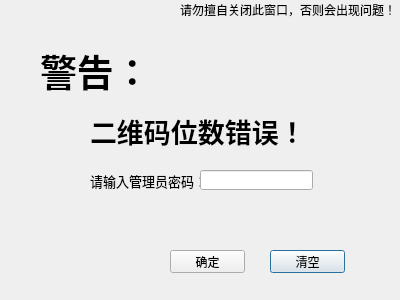
<?xml version="1.0" encoding="UTF-8"?>
<ui version="4.0">
 <class>NumberError</class>
 <widget class="QDialog" name="NumberError">
  <property name="geometry">
   <rect>
    <x>0</x>
    <y>0</y>
    <width>400</width>
    <height>300</height>
   </rect>
  </property>
  <property name="windowTitle">
   <string>二维码位数错误</string>
  </property>
  <property name="windowIcon">
   <iconset resource="icontopleft.qrc">
    <normaloff>:/new/prefix1/images/sqlite.png</normaloff>:/new/prefix1/images/sqlite.png</iconset>
  </property>
  <widget class="QLabel" name="label">
   <property name="geometry">
    <rect>
     <x>90</x>
     <y>100</y>
     <width>231</width>
     <height>61</height>
    </rect>
   </property>
   <property name="font">
    <font>
     <family>Adobe Arabic</family>
     <pointsize>20</pointsize>
     <weight>75</weight>
     <bold>true</bold>
    </font>
   </property>
   <property name="text">
    <string>二维码位数错误！</string>
   </property>
  </widget>
  <widget class="QLabel" name="label_2">
   <property name="geometry">
    <rect>
     <x>40</x>
     <y>40</y>
     <width>101</width>
     <height>61</height>
    </rect>
   </property>
   <property name="font">
    <font>
     <family>Adobe Arabic</family>
     <pointsize>28</pointsize>
     <weight>75</weight>
     <bold>true</bold>
    </font>
   </property>
   <property name="text">
    <string>警告：</string>
   </property>
  </widget>
  <widget class="QLabel" name="label_3">
   <property name="geometry">
    <rect>
     <x>90</x>
     <y>160</y>
     <width>111</width>
     <height>41</height>
    </rect>
   </property>
   <property name="font">
    <font>
     <family>Adobe Arabic</family>
     <pointsize>10</pointsize>
    </font>
   </property>
   <property name="text">
    <string>请输入管理员密码：</string>
   </property>
  </widget>
  <widget class="QLineEdit" name="PWD">
   <property name="geometry">
    <rect>
     <x>200</x>
     <y>170</y>
     <width>113</width>
     <height>20</height>
    </rect>
   </property>
   <property name="echoMode">
    <enum>QLineEdit::Password</enum>
   </property>
  </widget>
  <widget class="QPushButton" name="Cancel">
   <property name="geometry">
    <rect>
     <x>270</x>
     <y>250</y>
     <width>75</width>
     <height>23</height>
    </rect>
   </property>
   <property name="text">
    <string>清空</string>
   </property>
  </widget>
  <widget class="QLabel" name="PWDStatus">
   <property name="geometry">
    <rect>
     <x>170</x>
     <y>210</y>
     <width>131</width>
     <height>16</height>
    </rect>
   </property>
   <property name="text">
    <string/>
   </property>
  </widget>
  <widget class="QPushButton" name="OK">
   <property name="geometry">
    <rect>
     <x>170</x>
     <y>250</y>
     <width>75</width>
     <height>23</height>
    </rect>
   </property>
   <property name="text">
    <string>确定</string>
   </property>
  </widget>
  <widget class="QLabel" name="label_4">
   <property name="geometry">
    <rect>
     <x>180</x>
     <y>0</y>
     <width>221</width>
     <height>20</height>
    </rect>
   </property>
   <property name="text">
    <string>请勿擅自关闭此窗口，否则会出现问题！</string>
   </property>
  </widget>
 </widget>
 <resources>
  <include location="icontopleft.qrc"/>
 </resources>
 <connections/>
</ui>
